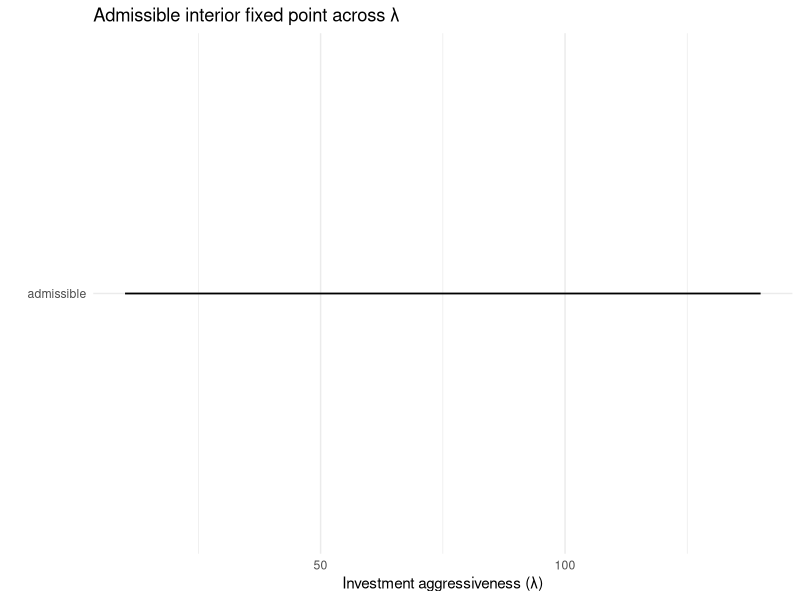
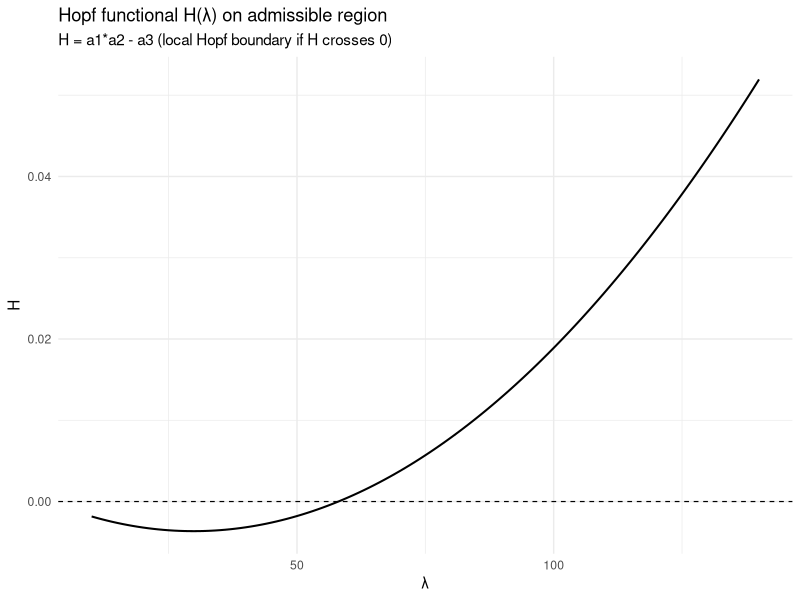
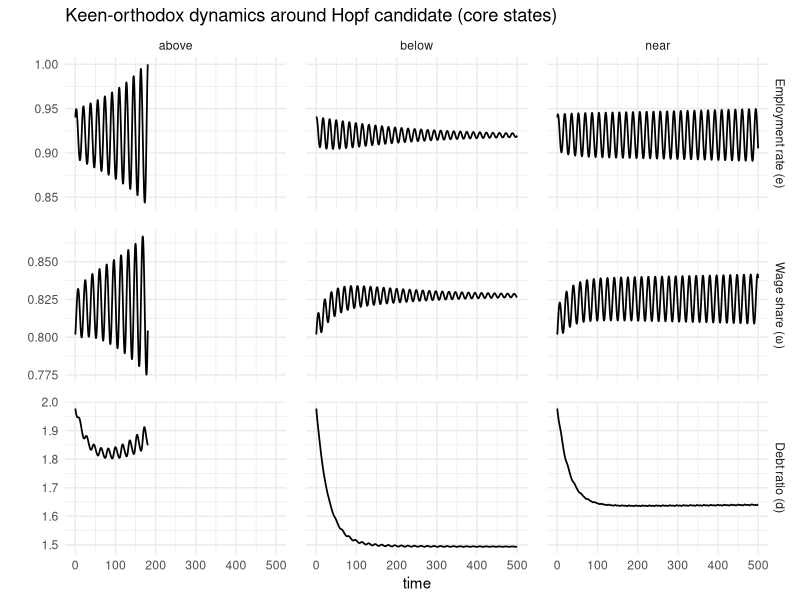
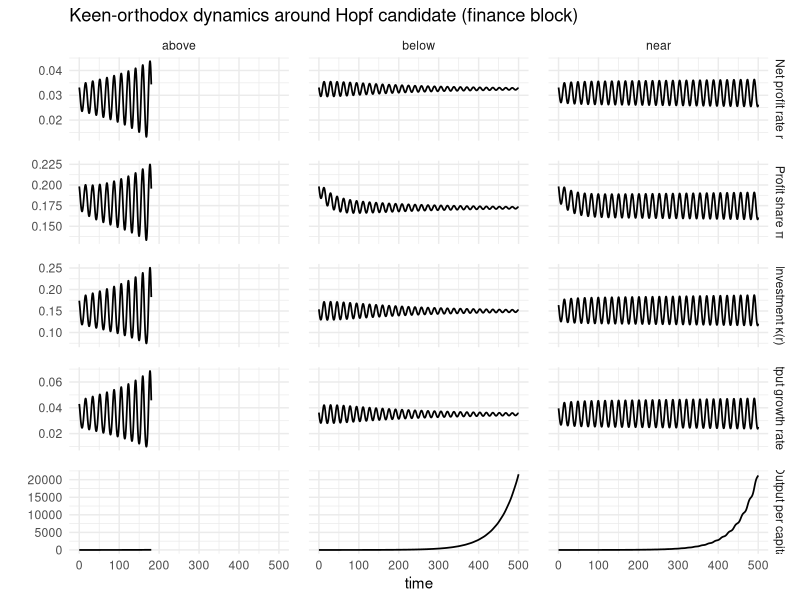
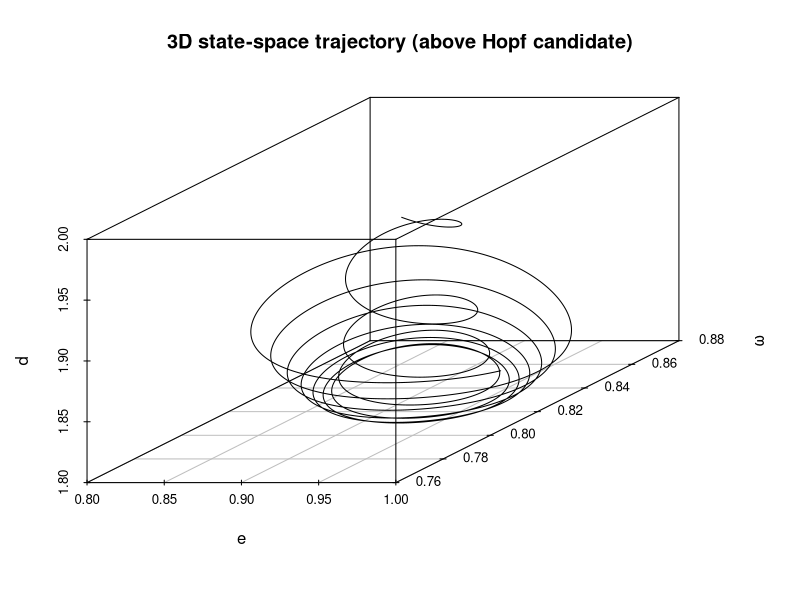

R code for these plots, in order:
############################################################
## 02_simulate_near_hopf_robust.R
## Robust Hopf scan in lambda + simulation around Hopf
## (handles inadmissible fixed points by skipping them)
############################################################

suppressPackageStartupMessages({
  library(deSolve)
  library(numDeriv)
  library(dplyr)
  library(tidyr)
  library(ggplot2)
  library(scatterplot3d)
  library(tibble) 
  library(kableExtra)
  library(knitr)
  library(fs)        # dir_create(), path_ext()
})

## -----------------------------
## 0) Utility: logit transforms
## -----------------------------
inv_logit <- function(x) 1 / (1 + exp(-x))
logit     <- function(p) log(p / (1 - p))
clamp01   <- function(u, eps = 1e-10) pmin(pmax(u, eps), 1 - eps)

## -----------------------------
## 1) Model blocks (Keen-orthodox)
## -----------------------------
Phi <- function(e, par) par$phi0 + par$phi1 * e

kappa <- function(r, par) {
  par$kmin + (par$kmax - par$kmin) / (1 + exp(-par$lambda * (r - par$r0)))
}

pi_fun <- function(omega) 1 - omega
r_fun  <- function(omega, d, par) (pi_fun(omega) - par$i * d) / par$sigma
gY_fun <- function(r, par) kappa(r, par) / par$sigma - par$delta

F_vec <- function(x, par) {
  e     <- x[1]
  omega <- x[2]
  d     <- x[3]
  
  pi  <- pi_fun(omega)
  r   <- r_fun(omega, d, par)
  kap <- kappa(r, par)
  gY  <- kap / par$sigma - par$delta
  g_n <- par$alpha + par$beta
  
  de     <- (gY - g_n) * e
  domega <- (Phi(e, par) - par$alpha) * omega
  dd     <- kap - pi + par$i * d - d * gY
  
  c(de, domega, dd)
}

## -----------------------------
## 2) Fixed point solver (interior)
## -----------------------------
e_star_from_phillips <- function(par) (par$alpha - par$phi0) / par$phi1

fixed_point_solver <- function(par, tol = 1e-10) {
  g_n <- par$alpha + par$beta
  
  e_star <- e_star_from_phillips(par)
  if (!is.finite(e_star) || e_star <= 0 || e_star >= 1) {
    stop(sprintf("Inadmissible e*: %.6f", e_star))
  }
  
  k_target <- par$sigma * (g_n + par$delta)
  
  kappa_minus <- function(r) kappa(r, par) - k_target
  
  r_lo <- -2; r_hi <- 2
  for (iter in 1:60) {
    if (kappa_minus(r_lo) <= 0 && kappa_minus(r_hi) >= 0) break
    r_lo <- r_lo * 1.5
    r_hi <- r_hi * 1.5
  }
  if (!(kappa_minus(r_lo) <= 0 && kappa_minus(r_hi) >= 0)) {
    stop("Could not bracket r* (kappa never hits target).")
  }
  
  r_star <- uniroot(kappa_minus, lower = r_lo, upper = r_hi, tol = tol)$root
  
  if (g_n <= 0) stop("Need g_n > 0.")
  
  d_star <- (k_target - par$sigma * r_star) / g_n
  omega_star <- 1 - par$i * d_star - par$sigma * r_star
  
  if (!(is.finite(d_star) && d_star > 0)) stop(sprintf("Inadmissible d*: %.6f", d_star))
  if (!(omega_star > 0 && omega_star < 1)) stop(sprintf("Inadmissible omega*: %.6f", omega_star))
  if (!(omega_star > 0 && omega_star < 1)) stop(sprintf("Inadmissible omega*: %.6f", omega_star))
  
  x_star <- c(e_star, omega_star, d_star)
  res <- F_vec(x_star, par)
  
  list(
    e_star = e_star,
    omega_star = omega_star,
    d_star = d_star,
    r_star = r_star,
    kappa_star = kappa(r_star, par),
    gY_star = gY_fun(r_star, par),
    residuals = res
  )
}

## -----------------------------
## 3) Local Hopf diagnostic: H = a1*a2 - a3
## -----------------------------
routh_hurwitz_from_J <- function(J) {
  trJ <- sum(diag(J))
  a1  <- -trJ
  
  M11 <- det(J[2:3, 2:3])
  M22 <- det(J[c(1,3), c(1,3)])
  M33 <- det(J[1:2, 1:2])
  a2  <- M11 + M22 + M33
  
  a3  <- -det(J)
  
  H <- a1 * a2 - a3
  list(a1 = a1, a2 = a2, a3 = a3, HopfGap = H)
}

local_diagnostics <- function(par) {
  fp <- fixed_point_solver(par)
  x_star <- c(fp$e_star, fp$omega_star, fp$d_star)
  
  J <- jacobian(func = function(x) F_vec(x, par), x = x_star)
  ev <- eigen(J, only.values = TRUE)$values
  rh <- routh_hurwitz_from_J(J)
  
  list(fp = fp, J = J, eigenvalues = ev, rh = rh)
}

HopfGap_safe <- function(par) {
  tmp <- try(local_diagnostics(par), silent = TRUE)
  if (inherits(tmp, "try-error")) return(list(ok = FALSE, H = NA_real_, msg = as.character(tmp)))
  list(ok = TRUE, H = tmp$rh$HopfGap, fp = tmp$fp, ev = tmp$eigenvalues)
}

## -----------------------------
## 4) ODE in transformed states (x,y,z)
## -----------------------------
goodwin_minsky_keen_logstates <- function(t, state, par) {
  x <- state["x"]
  y <- state["y"]
  z <- state["z"]
  
  e     <- inv_logit(x)
  omega <- inv_logit(y)
  d     <- exp(z)
  
  vec <- F_vec(c(e, omega, d), par)
  de <- vec[1]; domega <- vec[2]; dd <- vec[3]
  
  dx <- de     / (e * (1 - e))
  dy <- domega / (omega * (1 - omega))
  dz <- dd / d
  
  list(c(dx, dy, dz))
}

## -----------------------------
## 5) Baseline calibration (feasible high-employment regime)
## -----------------------------
e_star_target <- 0.92     # puts cycles in the 0.75–0.95 neighborhood
phi1 <- 0.25
phi0 <- 0.02 - phi1 * e_star_target

par0 <- list(
  alpha = 0.02,
  beta  = 0.015,
  sigma = 3,
  delta = 0.015,
  i     = 0.05,
  
  ## Phillips (disciplined to target e*)
  phi1  = phi1,                       # try 0.05–0.08
  phi0  = phi0,
  
  ## Investment function (instability lever)
  kmin   = 0.00,
  kmax   = 0.60,
  lambda = 50,
  r0     = 0.05
)


## -----------------------------
## 6) Robust scan in lambda
## -----------------------------
lam_grid <- seq(10, 140, by = 1)

scan <- lapply(lam_grid, function(lam) {
  par <- par0
  par$lambda <- lam
  out <- HopfGap_safe(par)
  
  tibble(
    lambda = lam,
    ok = out$ok,
    H = out$H,
    msg = ifelse(out$ok, NA_character_, out$msg),
    e_star = if (out$ok) out$fp$e_star else NA_real_,
    omega_star = if (out$ok) out$fp$omega_star else NA_real_,
    d_star = if (out$ok) out$fp$d_star else NA_real_
  )
}) %>% bind_rows()

cat("\n--- Scan summary ---\n")
print(scan %>% count(ok))

## Plot admissible region + H(lambda)
dir.create("outputs", showWarnings = FALSE)

p_ok <- ggplot(scan, aes(x = lambda, y = as.numeric(ok))) +
  geom_line(linewidth = 0.6) +
  scale_y_continuous(breaks = c(0,1), labels = c("inadmissible", "admissible")) +
  labs(title = "Admissible interior fixed point across λ",
       x = "Investment aggressiveness (λ)", y = "") +
  theme_minimal()

ggsave("outputs/fig02_admissible_lambda.png", p_ok, width = 9, height = 3.5, dpi = 300)

p_H <- ggplot(scan %>% filter(ok), aes(lambda, H)) +
  geom_hline(yintercept = 0, linetype = "dashed", linewidth = 0.4) +
  geom_line(linewidth = 0.7) +
  labs(title = "Hopf functional H(λ) on admissible region",
       subtitle = "H = a1*a2 - a3 (local Hopf boundary if H crosses 0)",
       x = "λ", y = "H") +
  theme_minimal()

ggsave("outputs/fig02_H_lambda.png", p_H, width = 9, height = 4.5, dpi = 300)

## -----------------------------
## 7) Find a Hopf bracket inside admissible region
## -----------------------------
scan_ok <- scan %>% filter(ok) %>% arrange(lambda)

## locate sign change in H
idx <- which(sign(scan_ok$H[-1]) * sign(scan_ok$H[-nrow(scan_ok)]) < 0)

if (length(idx) == 0) {
  cat("\nNo sign change in H(λ) on admissible region.\n")
  cat("Meaning: with this calibration, you do not cross a local Hopf by moving λ alone.\n")
  cat("Try shifting i, r0, kmax, sigma, or phi0 to move the boundary.\n")
  
  lambda0 <- par0$lambda
  lambda_set <- c(lambda0 - 5, lambda0, lambda0 + 5)
  names(lambda_set) <- c("below", "near", "above")
} else {
  k <- idx[1]
  lo <- scan_ok$lambda[k]
  hi <- scan_ok$lambda[k + 1]
  
  H_of_lambda <- function(lam) {
    par <- par0
    par$lambda <- lam
    HopfGap_safe(par)$H
  }
  
  lambda0 <- uniroot(H_of_lambda, lower = lo, upper = hi)$root
  cat(sprintf("\nHopf bracket found: [%.2f, %.2f]\n", lo, hi))
  cat(sprintf("lambda_Hopf ≈ %.6f\n", lambda0))
  
  lambda_set <- c(max(1, lambda0 - 5), lambda0, lambda0 + 5)
  names(lambda_set) <- c("above", "near", "below")
}

cat("\n--- Lambda set to simulate ---\n")
print(lambda_set)

## -----------------------------
## -----------------------------
## 8) Initial conditions (low debt, high employment, feasible ω)
## -----------------------------
fp_base <- fixed_point_solver(par0)

e0     <- clamp01(fp_base$e_star + 0.01)      # small displacement
omega0 <- clamp01(fp_base$omega_star - 0.01)  # small displacement
d0     <- 0                                # low initial leverage (history builds)

state0 <- c(x = logit(e0), y = logit(omega0), z = log(d0))


if (inherits(fp_base, "try-error")) {
  base_row <- scan_ok %>% slice(1)
  par_tmp <- par0; par_tmp$lambda <- base_row$lambda
  fp_base <- fixed_point_solver(par_tmp)
  cat(sprintf("\nBaseline fp inadmissible. Using λ=%.2f for initial point.\n", base_row$lambda))
} else {
  par_tmp <- par0
}

e0     <- clamp01(fp_base$e_star + 0.02)
omega0 <- clamp01(fp_base$omega_star - 0.02)
d0     <- max(1e-6, fp_base$d_star * 1.05)

state0 <- c(x = logit(e0), y = logit(omega0), z = log(d0))
times <- seq(0, 500, by = 0.05)

run_one <- function(lam, tag) {
  par <- par0
  par$lambda <- lam
  
  sol <- ode(
    y = state0,
    times = times,
    func = goodwin_minsky_keen_logstates,
    parms = par,
    method = "lsoda",
    rtol = 1e-8,
    atol = 1e-10
  )
  
  as.data.frame(sol) |>
    mutate(
      e     = inv_logit(x),
      omega = inv_logit(y),
      d     = exp(z),
      
      pi    = 1 - omega,
      r     = (pi - par$i * d) / par$sigma,
      kappa = kappa(r, par),
      
      gY    = kappa / par$sigma - par$delta,
      gy    = gY - par$beta,
      
      dt    = c(0, diff(time)),
      y_pc  = exp(cumsum(gy * dt)),   # per-capita output index (y_pc(0) = 1)
      
      lambda = lam,
      tag = tag
    ) |>
    select(time, tag, lambda,
           e, omega, d,
           r, pi, kappa, gY, gy, y_pc)
}


df_all <- bind_rows(
  run_one(lambda_set["above"], "above"),
  run_one(lambda_set["near"],  "near"),
  run_one(lambda_set["below"], "below"))

## Stacked time paths: core
df_core_long <- df_all |>
  select(time, tag, e, omega, d) |>
  pivot_longer(
    cols = c(e, omega, d),
    names_to = "var",
    values_to = "value"
  ) |>
  mutate(
    var = factor(
      var,
      levels = c("e", "omega", "d"),
      labels = c(
        "Employment rate (e)",
        "Wage share (ω)",
        "Debt ratio (d)")))

p_core <- ggplot(df_core_long, aes(time, value)) +
  geom_line(linewidth = 0.6) +
  facet_grid(var ~ tag, scales = "free_y") +
  labs(title = "Keen-orthodox dynamics around Hopf candidate (core states)",
       x = "time", y = "") +
  theme_minimal() +
  theme(legend.position = "none", panel.spacing = unit(1.0, "lines"))

ggsave("outputs/fig02_timepaths_core.png", p_core, width = 12, height = 7, dpi = 300)

## Stacked time paths: finance
df_fin_long <- df_all |>
  select(time, tag, r, pi, kappa, gY, y_pc) |>
  pivot_longer(
    cols = c(r, pi, kappa, gY, y_pc),
    names_to = "var",
    values_to = "value"
  ) |>  mutate(var = factor(var,
            levels = c("r", "pi", "kappa", "gY", "y_pc"),
            labels = c(
              "Net profit rate r",
              "Profit share π",
              "Investment κ(r)",
              "Output growth rate gY",
              "Output per capita")))


p_fin <- ggplot(df_fin_long, aes(time, value)) +
  geom_line(linewidth = 0.6) +
  facet_grid(var ~ tag, scales = "free_y") +
  labs(title = "Keen-orthodox dynamics around Hopf candidate (finance block)",
       x = "time", y = "") +
  theme_minimal() +
  theme(legend.position = "none", panel.spacing = unit(1.0, "lines"))

ggsave("outputs/fig02_timepaths_finance.png", p_fin, width = 12, height = 9, dpi = 300)

## 3D trajectory (above)
df3 <- df_all %>% filter(tag == "above")
png("outputs/fig02_3D_e_omega_d_above.png", width = 1400, height = 900, res = 150)
scatterplot3d(df3$e, df3$omega, df3$d,
              type = "l", angle = 35,
              xlab = "e", ylab = "ω", zlab = "d",
              main = "3D state-space trajectory (above Hopf candidate)")
dev.off()

cat("\nSaved outputs in ./outputs:\n",
    "- fig02_admissible_lambda.png\n",
    "- fig02_H_lambda.png\n",
    "- fig02_timepaths_core.png\n",
    "- fig02_timepaths_finance.png\n",
    "- fig02_3D_e_omega_d_above.png\n", sep = "")
############################################################


############################################################
## Helper: table_as_is()  (patched)
############################################################



calibration_tbl <- tribble(
  ~parameter, ~symbol, ~value, ~description,
  "Productivity growth",        "α", 0.02,  "Labor productivity growth rate",
  "Population growth",          "β", 0.01,  "Labor force growth rate",
  "Capital-output ratio",       "σ", 3.00,  "Inverse of output-capital ratio",
  "Depreciation",               "δ", 0.00,  "Capital depreciation rate",
  "Interest rate",              "i", 0.05,  "Interest on outstanding debt",
  
  "Phillips slope",             "φ₁", 0.06, "Sensitivity of wage inflation to employment",
  "Phillips intercept",         "φ₀", -0.0328,
  "Phillips curve intercept calibrated to e* = 0.88",
  
  "Investment floor",           "κ_min", 0.00, "Lower bound on investment rate",
  "Investment ceiling",         "κ_max", 0.60, "Upper bound on investment rate",
  "Investment aggressiveness",  "λ", 60,    "Slope of logistic investment function",
  "Target profit rate",         "r₀", 0.05, "Center of investment response"
)

table_as_is <- function(
    x,
    file,
    caption = NULL,
    label = NULL,
    format = NULL
) {
  stopifnot(is.data.frame(x))
  
  # Ensure output directory exists
  fs::dir_create(fs::path_dir(file))
  
  # Infer format from file extension if not supplied
  if (is.null(format)) {
    ext <- fs::path_ext(file)
    format <- switch(
      ext,
      "tex" = "latex",
      "html" = "html",
      "md" = "markdown",
      "qmd" = "markdown",
      "pdf" = "latex",
      stop("Cannot infer table format from file extension.")
    )
  }
  
  # Build table strictly as-is
  tab <- knitr::kable(
    x,
    format = format,
    caption = caption,
    booktabs = (format == "latex"),
    longtable = (format == "latex"),
    align = "l"
  )
  
  # Optional label (LaTeX / HTML only)
  if (!is.null(label) && format %in% c("latex", "html")) {
    tab <- kableExtra::kable_styling(tab)
    attr(tab, "label") <- label
  }
  
  # Write to disk
  writeLines(as.character(tab), con = file)
  
  invisible(tab)
}


#### Export table #####

table_as_is(
  calibration_tbl,
  file = "outputs/calibration_table.tex",
  caption = "Baseline calibration parameters",
  label = "tab:calibration"
)
